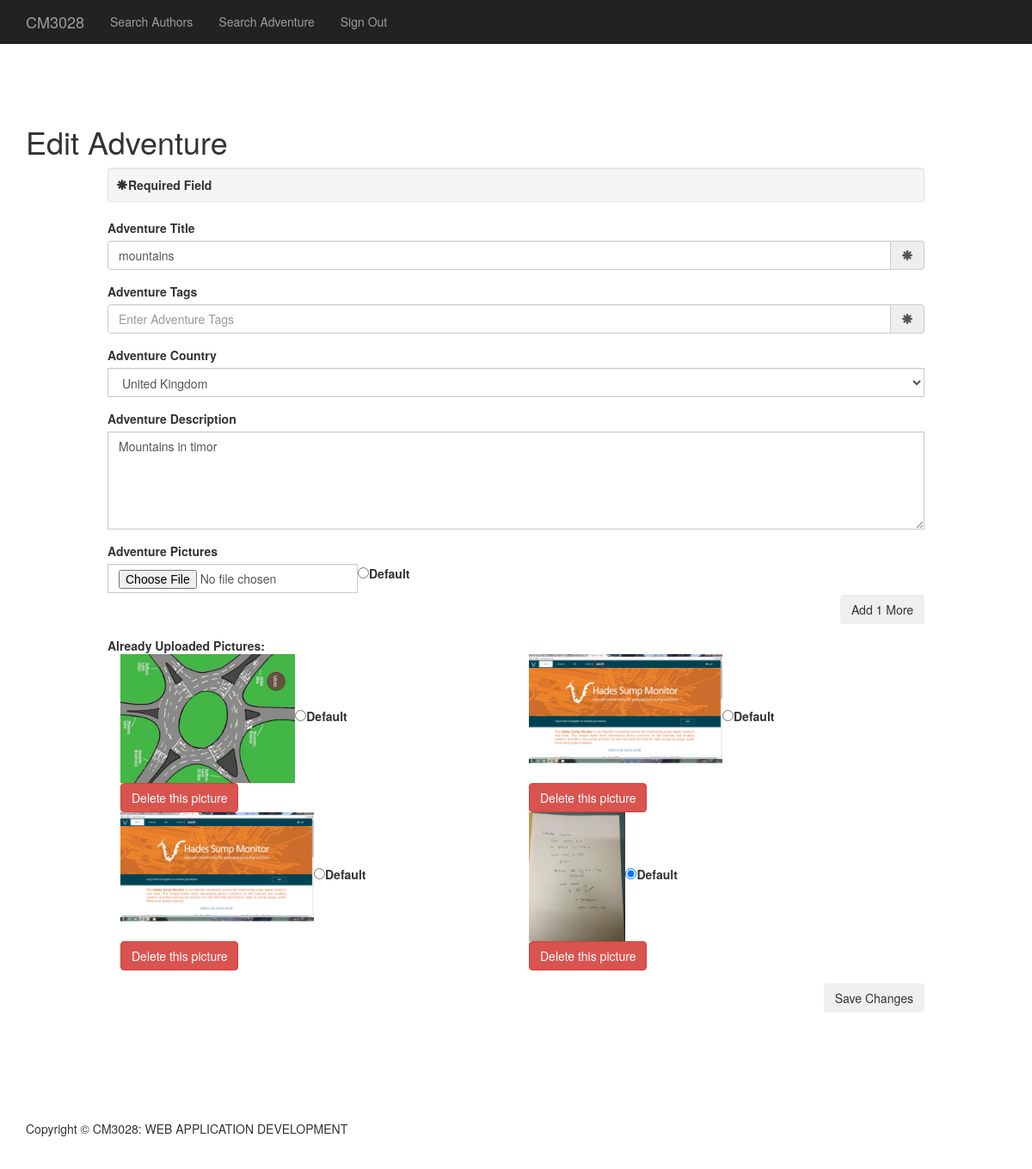
Page /edit_adventure.php?id=12 (signed in) on the committed database.
### tables this page shows
CREATE TABLE `adventure` (
  `id` int(11) NOT NULL AUTO_INCREMENT,
  `title` varchar(255) DEFAULT NULL,
  `country` int(11) DEFAULT NULL,
  `description` text,
  `by_id` int(11) DEFAULT NULL,
  `status` tinyint(1) DEFAULT '1',
  `date` datetime DEFAULT NULL,
  `tags` text,
  PRIMARY KEY (`id`)
);

CREATE TABLE `country` (
  `id` int(11) NOT NULL AUTO_INCREMENT,
  `name` varchar(80) NOT NULL,
  PRIMARY KEY (`id`)
);

CREATE TABLE `uploads` (
  `id` int(11) NOT NULL AUTO_INCREMENT,
  `name` varchar(255) DEFAULT NULL,
  `adventure_id` int(11) DEFAULT NULL,
  `default_pic` tinyint(255) DEFAULT '0',
  PRIMARY KEY (`id`)
);

### edit_adventure.php (the view, shortened to what this page needs)
<?php
include('conn.php');
$adventure_id = $_GET['id'];
$sql = "SELECT
adventure.title,
adventure.country,
adventure.description,
adventure.by_id,
adventure.tags
FROM
adventure WHERE id = $adventure_id";
	$qry = 	mysqli_query($con,$sql);
	$row =  mysqli_fetch_array($qry);
?>
<!DOCTYPE html>
<html lang="en">
<head>
    <link href="./css/bootstrap.min.css" rel="stylesheet">
    <link href="./css/full-width-pics.css" rel="stylesheet">
</head>
<body>
    <?php include('outer_header.php');?>
    <section>
        <div class="container ">
              <h1>Edit Adventure</h1>
        <div class="col-md-10 col-md-offset-1">
    <div class="row">
        <form role="form" action="edit_adventure_form.php" method="post"  enctype="multipart/form-data">
                <div class="well well-sm"><strong><span class="glyphicon glyphicon-asterisk"></span>Required Field</strong></div>
                <div class="form-group">
                    <label for="InputAdventureTitle">Adventure Title</label>
                    <div class="input-group">
                        <input type="text" class="form-control" name="InputAdventureTitle" id="InputAdventureTitle" value="<?php echo $row['title']; ?>" placeholder="Enter Adventure Title" required width="100%">
                        <span class="input-group-addon"><span class="glyphicon glyphicon-asterisk"></span></span>
                    </div>
                </div>
                 <div class="form-group">
                    <label for="InputAdventureTags">Adventure Tags</label>
                    <div class="input-group">
                        <input type="text" class="form-control" name="InputAdventureTags" id="InputAdventureTags" value="<?php echo $row['tags']; ?>"  placeholder="Enter Adventure Tags"  required width="100%">
                        <span class="input-group-addon"><span class="glyphicon glyphicon-asterisk"></span></span>
                    </div>
                </div>
                   <div class="form-group">
                         <label for="InputAdventureCountry">Adventure Country</label>
                         <div class="input-group"  style="width:100%">
                             <select class="form-control" name="InputAdventureCountry"  style="width:100%">
                    <?php
                    $sql = "SELECT * FROM country";
										$query = mysqli_query($con,$sql);
										while($row_con = mysqli_fetch_array($query)){
										?>
                                            <option value="<?php echo $row_con['id']?>" <?php if($row['country'] ==$row_con['id']){echo 'selected'; }?> ><?php echo $row_con['name']?></option>
                    <?php }?>
                                     </select>
                        </div>
                        </div>
               <div class="form-group">
                         <label for="InputAdventureDescription">Adventure Description</label>
                         <div class="input-group"  style="width:100%">
                             <textarea name="InputMessage" id="InputAdventureDescription" class="form-control" rows="5"  required=""><?php echo $row['description']; ?></textarea>
                        </div>
                        </div>
                  <div class="form-group">
                    <label for="InputAdventureTitle">Adventure Pictures</label>
                    <div class="input-group"  style="width:100%">
                     <div id="apics">
              				<div id="apic1" style="margin-bottom:10px">
                				<div style="float:left;"><input type="file" class="form-control" name="apic[1]"></div>
                				<div class="frdio_butn"><input id="apic_default1" name="apic_default" type="radio" checked><label for="apic_default1">Default</label></div>
              				</div>
            				</div>
               			<div class="form-group">
                     <div class="input-group"  style="width:100%">
                     <input name="add1more" type="button" class="btn btn-secondery pull-right" value="Add 1 More" onclick="add_more()">
                    </div>
                    </div>
                     <?php
               $sql_uploads= 'SELECT * FROM uploads WHERE adventure_id = '.$_GET['id'] ;
							 $query_uploads = mysqli_query($con,$sql_uploads);
							if(mysqli_num_rows($query_uploads) > 0 ){
					echo '<strong>Already Uploaded Pictures:<br></strong>';
					$counter = 1;
									while( $row_uploads = mysqli_fetch_array($query_uploads)){
					$counter++;
					?>
              <div class="col-lg-6"><img height="150" src="./uploads/<?php echo $row_uploads['name'];?>" /><input id="apic_default1" name="apic_default" value="<?php echo $counter;?>" type="radio" checked><label for="apic_default1">Default</label><br><input type="button" value="Delete this picture" onClick="delete_picture(<?php echo $row_uploads['id']; ?>)"  class="btn btn-danger" >  </div>
  	    		<?php }
							}?>
                    </div>
                </div>
                <input type="submit" name="submit" id="submit" value="Save Changes" class="btn btn-secondery pull-right">
        </form>
    </div>
    </div>
</div>
</section>
    <?php include('footer.php');?>
</body>
</html>

### css/full-width-pics.css (style rules this page uses)
body { margin-top: 50px; }
section { padding: 75px 0; }

### rows in the picture
adventure: InputAdventureTitle "mountains", InputAdventureCountry "United Kingdom", InputMessage "Mountains in timor"
uploads: name (picture)
uploads: name (picture)
uploads: name (picture)
uploads: name (picture)
